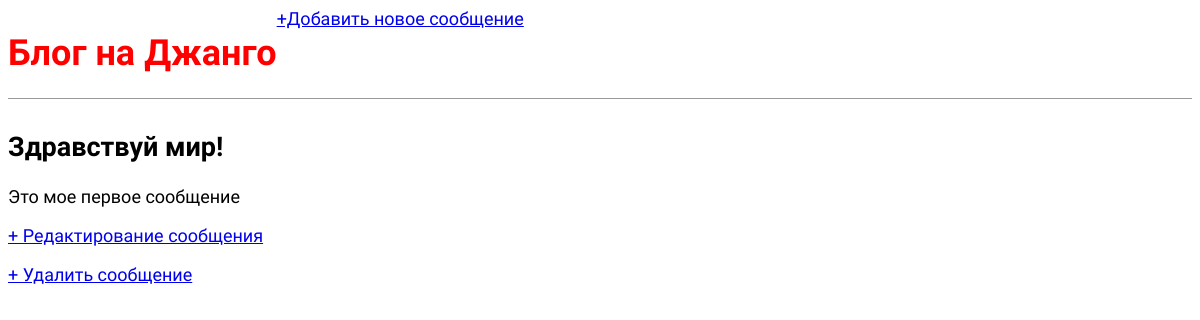
/post/1/, run on an earlier commit of the app's database.
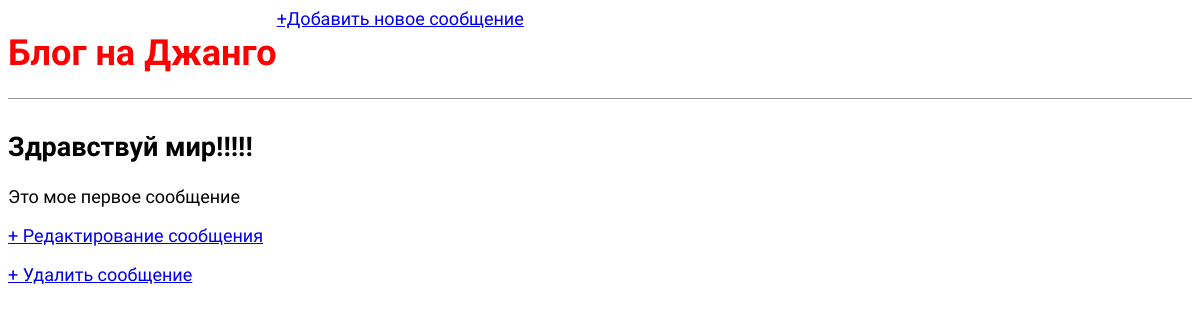
And on a later commit of the database.
### blog/models.py (models this page shows, shortened)
class Post(models.Model):
    title = models.CharField(max_length=200, verbose_name = 'Заголовок')
    author = models.ForeignKey('auth.User', on_delete=models.CASCADE, verbose_name = 'Автор',)
    body = models.TextField(verbose_name = 'Тело сообщения')
    class Meta:
        verbose_name = 'Сообщение блога'
        verbose_name_plural = 'Сообщения блога'

### blog/views.py (the view)
# urls.py: path('post/<int:pk>/', BlogDetailView.as_view(), name='post_detail'),
class BlogDetailView(DetailView): # new
    model = Post
    template_name = 'post_detail.html'

### blog/templates/post_detail.html
{% extends 'base.html' %}
{% block content %}
	<div class="post-entry">
		<h2>{{ post.title }}</h2>
		<p>{{ post.body }}</p>
	</div>
	<p><a href="{% url 'post_edit' post.pk %}">+ Редактирование сообщения</a></p>
	<p><a href="{% url 'post_delete' post.pk %}">+ Удалить сообщение</a></p>
{% endblock content %}

What changed in the data, as far as the page shows it:
changed Post "Это мое первое сообщение": title "Здравствуй мир!" → "Здравствуй мир!!!!!"
